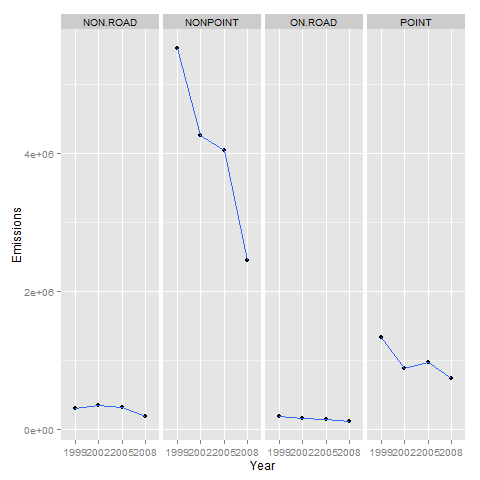

Recreate this plot in R.
#
# plot3.R
#
# Bob Uva
# Exploratory Data Analysis : John Hopkins : Coursera
# Project 2
# September, 2014
#

source("readData.R")

library(ggplot2)
library(reshape2)

# Of the four types of sources indicated by the type (point, nonpoint, 
# onroad, nonroad) variable, which of these four sources have seen 
# decreases in emissions from 1999–2008 for Baltimore City? Which have 
# seen increases in emissions from 1999–2008? Use the ggplot2 plotting 
# system to make a plot answer this question.

# Generate a matrix that contains the sum of emissions by year and type,
emissionsMatrix <- tapply(NEI$Emissions, list(NEI$year, NEI$type), sum)

# Convert matrix to a data.frame since a matrix cannot be used with ggplot2
df <- data.frame(emissionsMatrix)
df$Year <- c("1999", "2002", "2005", "2008")

# Transform the data set to make it easy to plot.
melteddf <- melt(df, id=c("Year"))
colnames(melteddf) <- c("Year", "Type", "Emissions")

# Set graphics device to PNG file.
png(file="plot3.png")

g <- ggplot(melteddf, aes(Year, Emissions))
gprint <- g + geom_point() + geom_smooth(aes(group=1)) + facet_grid(. ~ Type)
print(gprint)

# Close the graphics device
dev.off()
